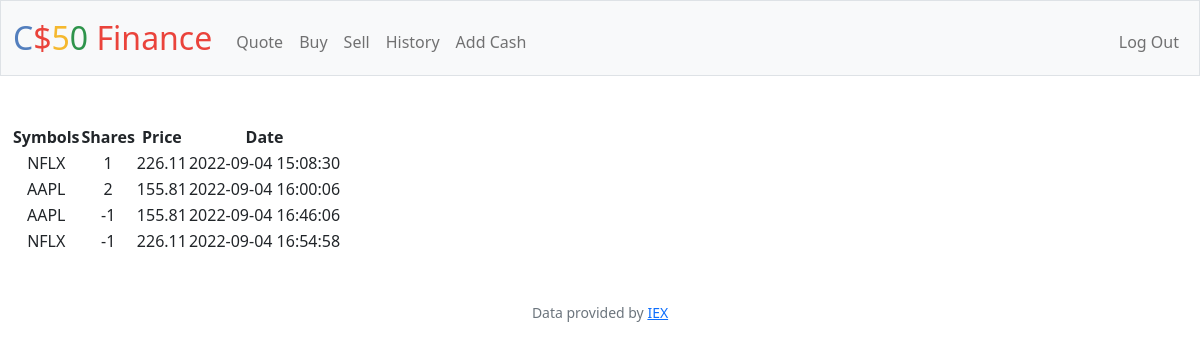
Screenshot of /history (signed in) with the database file from the repository.
### tables this page shows
CREATE TABLE 'transactions' ('id' INTEGER PRIMARY KEY AUTOINCREMENT NOT NULL, 'user_id' INTEGER, 'symbol' TEXT, 'shares' INTEGER, 'price' REAL, 'date' DATETIME);

### app.py (the view)
@app.route("/history")
@login_required
def history():
    user_id = session["user_id"]
    transactions_db = db.execute("SELECT * FROM transactions WHERE user_id = :id", id = user_id)
    return render_template("history.html", transactions = transactions_db)

### app.py (called while the page is built)
@app.after_request
def after_request(response):
    response.headers["Cache-Control"] = "no-cache, no-store, must-revalidate"
    response.headers["Expires"] = 0
    response.headers["Pragma"] = "no-cache"
    return response

### helpers.py (called while the page is built)
def login_required(f):
    @wraps(f)
    def decorated_function(*args, **kwargs):
        if session.get("user_id") is None:
            return redirect("/login")
        return f(*args, **kwargs)
    return decorated_function

### templates/history.html (shortened to what this page needs)
{% extends "layout.html" %}
{% block main %}
    <table>
        <thead>
          <tr>
            <th scope = "col">Symbols</th>
            <th scope = "col">Shares</th>
            <th scope = "col">Price</th>
            <th scope = "col">Date</th>
         </tr>
        </thead>
        <tbody>
             {% for row in transactions %}
             <tr>
                 <td>{{ row["symbol"] }}</td>
                 <td>{{ row["shares"] }}</td>
                 <td>{{ row["price"] }}</td>
                 <td>{{ row["date"] }}</td>
             </tr>
             {% endfor %}
        </tbody>
     </table>
{% endblock %}

### rows the page displays
transactions: symbol "NFLX", shares "1", price "226.11", date "2022-09-04 15:08:30"
transactions: symbol "AAPL", shares "2", price "155.81", date "2022-09-04 16:00:06"
transactions: symbol "AAPL", shares "-1", price "155.81", date "2022-09-04 16:46:06"
transactions: symbol "NFLX", shares "-1", price "226.11", date "2022-09-04 16:54:58"
